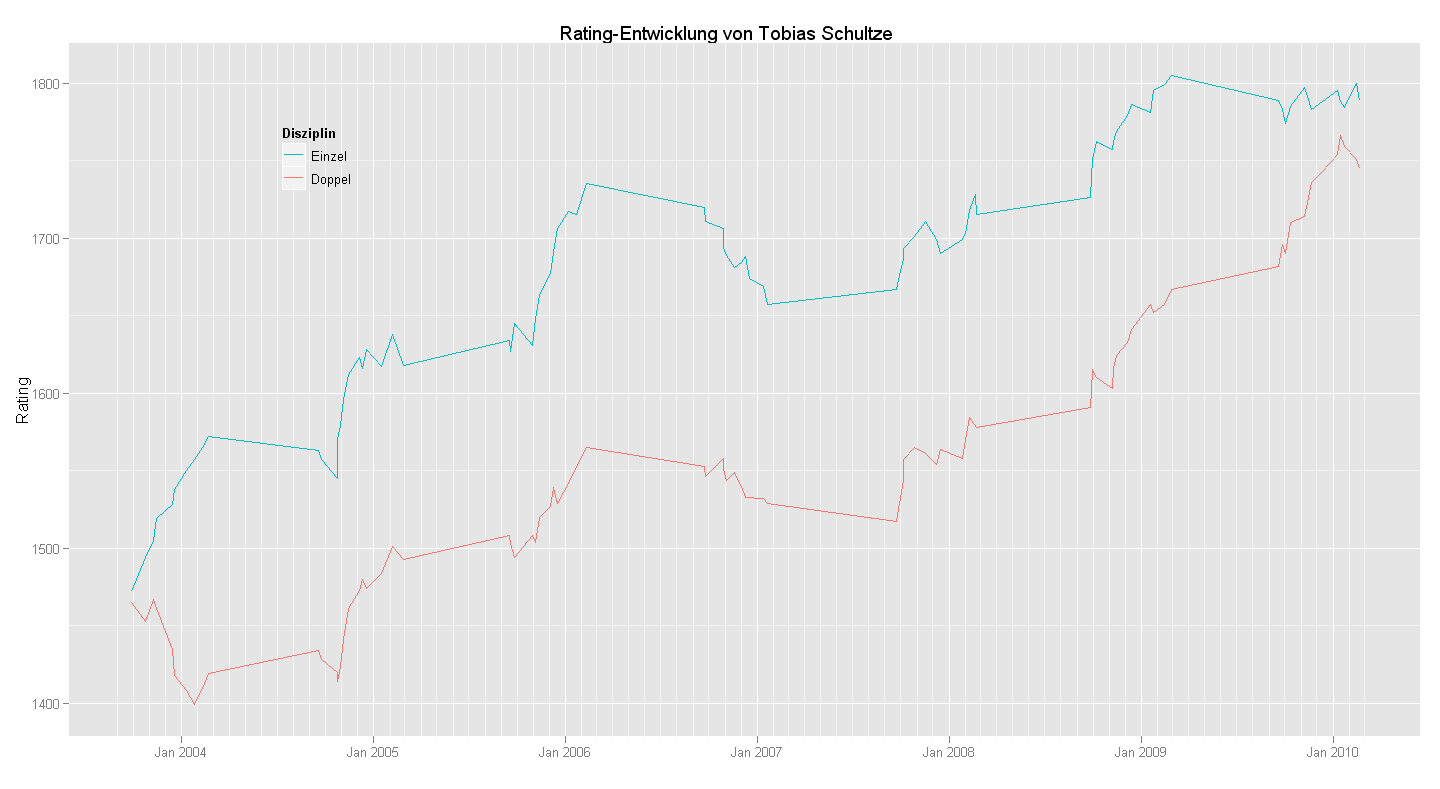

Recreate this plot in R.
setwd("C:/Dokumente und Einstellungen/Tubo/Desktop/")
library(ggplot2)

# Elo
data <- read.csv(file="ratinghistory_tobias-schultze.csv",sep=";",head=TRUE)

qplot(as.Date(created_at), rating, data=data, geom="line", group = discipline, color = discipline) + 
scale_x_date(format = "%b %Y") +
scale_colour_hue("Disziplin", breaks = c("singles","doubles"), labels = c("Einzel","Doppel")) + 
opts(legend.position = c(0.22,0.8), legend.background = theme_rect(col = 0)) +
xlab("") + 
ylab("Rating") + 
opts(title = "Rating-Entwicklung von Tobias Schultze") 

breaks = c("singles","doubles","mixed"), labels = c("Einzel","Doppel","Mixed")



data <- read.csv(file="ratinghistory_kwo.csv",sep=";",head=TRUE)

# Spielervergleich
qplot(as.Date(created_at), rating, data=data, geom="line", color = discipline) + 
facet_grid(. ~ athlete_name, scales = "free") +
# stat_smooth() +
scale_x_date(format = "%y") +
scale_colour_hue("Disziplin", breaks = c("singles","doubles","mixed"), labels = c("Einzel","Doppel","Mixed")) + 
opts(legend.position = c(0.22,0.8), legend.background = theme_rect(col = 0)) +
xlab("") + 
ylab("Rating") + 
opts(title = "Rating-Entwicklung im Vergleich")





# TrueSkill
data <- read.csv(file="trueskillhistory_tobias-schultze.csv",sep=";",head=TRUE)

# Standardabweichung als Liniendicke
qplot(as.Date(created_at), skill_mean, data=data, size=skill_std, geom="line", group = discipline, color = discipline) + 
scale_x_date(format = "%b %Y") +
scale_colour_hue("Disziplin", breaks = c("singles","doubles"), labels = c("Einzel","Doppel")) + 
scale_size_identity() + 
opts(legend.position = c(0.22,0.8), legend.background = theme_rect(col = 0)) +
xlab("") + 
ylab("TrueSkill") + 
opts(title = "TrueSkill-Entwicklung von Tobias Schultze") 


# Mit Band das das Rating im Intervall de 3fachen Standardabweichung
qplot(as.Date(created_at), skill_mean, data=data, geom="line", group = discipline, color = discipline, size = 1.2) + 
scale_x_date(format = "%b %Y") +
scale_colour_hue("Disziplin", breaks = c("singles","doubles"), labels = c("Einzel","Doppel")) + 
geom_ribbon(aes(ymin = skill_mean - 3 * skill_std, ymax = skill_mean + 3 * skill_std, fill = discipline, linetype=3, alpha = 0.2, size = 0.5)) +
scale_size_identity() + 
scale_fill_hue(legend=FALSE) +
scale_alpha(legend=FALSE) +
opts(legend.position = c(0.5,0.2), legend.background = theme_rect(col = 0)) +
xlab("") + 
ylab("TrueSkill") + 
opts(title = "TrueSkill-Entwicklung von Tobias Schultze") 


data <- read.csv(file="trueskillhistory_kwo.csv",sep=";",head=TRUE)

# Spielervergleich
qplot(as.Date(created_at), skill_mean, data=data, geom="line", color = discipline) + 
facet_grid(. ~ athlete_name, scales = "free") +
# stat_smooth() +
scale_x_date(format = "%y") +
scale_colour_hue("Disziplin", breaks = c("singles","doubles","mixed"), labels = c("Einzel","Doppel","Mixed")) + 
opts(legend.position = c(0.22,0.8), legend.background = theme_rect(col = 0)) +
xlab("") + 
ylab("Rating") + 
opts(title = "Rating-Entwicklung im Vergleich")
